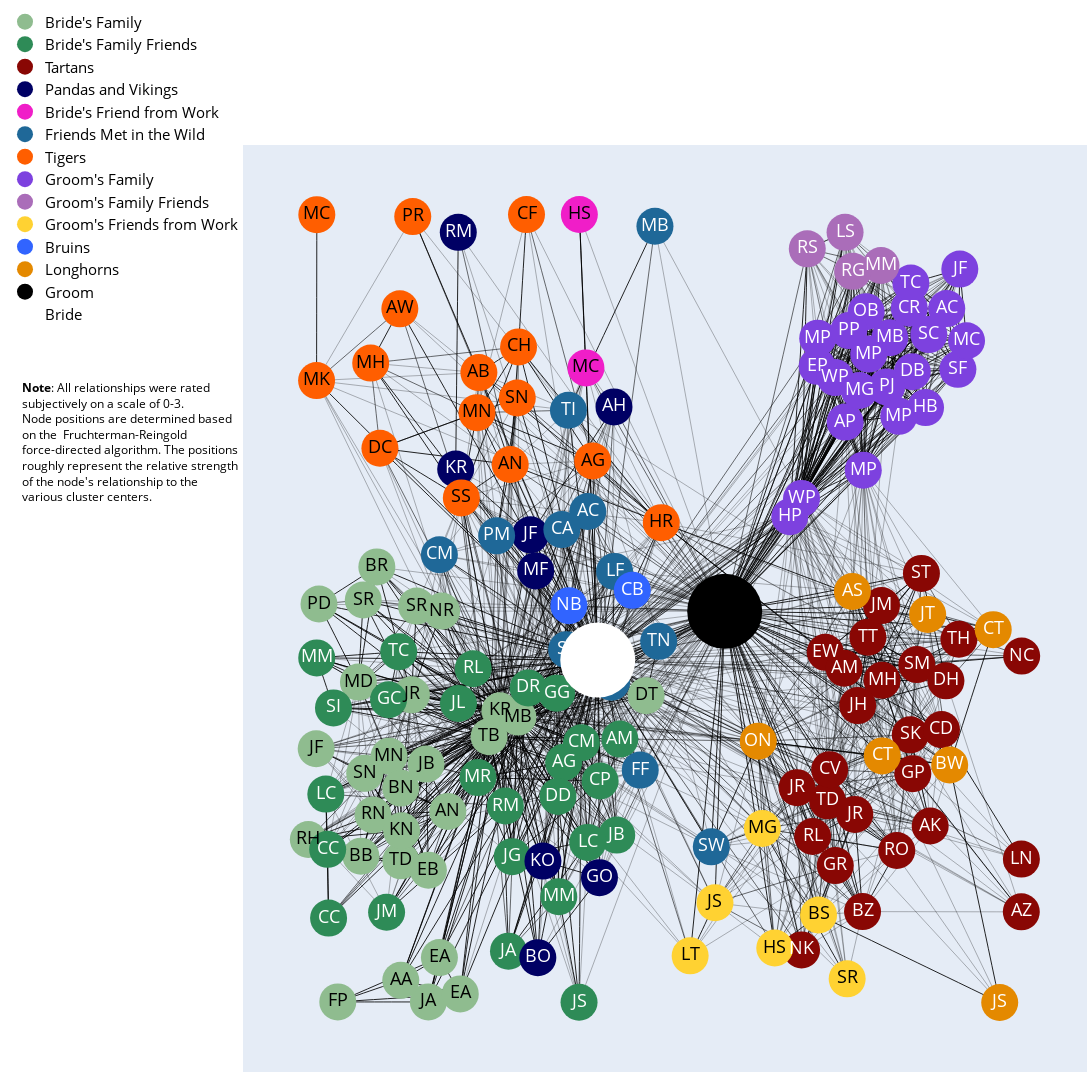

Notebook code for this chart:
### Code cell
fig = go.Figure(data=edge_traces + node_traces + display_name_traces,
                layout=go.Layout(
                    title=None,#"Mary and Richard's wedding guest network",
                    titlefont_size=24,
                    width=2000,
                    height=2000,
                    showlegend=True,
                    hovermode='closest',
                    margin=dict(b=20,l=20,r=5,t=20),
                    legend=dict(
                        yanchor="bottom", 
                        y=0.8, 
                        xanchor="right", 
                        x=0,
                        orientation="v",
                        font=dict(
                            size=15,
                            color="black")),
                    xaxis=dict(showgrid=False, zeroline=False, showticklabels=False),
                    yaxis=dict(showgrid=False, zeroline=False, showticklabels=False),
                    dragmode='pan')
                    )
fig.add_annotation(
    text="<b>Note</b>: All relationships were rated <br>subjectively on a scale of 0-3.<br>Node positions are determined based <br>on the <a href='https://en.wikipedia.org/wiki/Force-directed_graph_drawing'> Fruchterman-Reingold <br>force-directed algorithm</a>. The positions <br>roughly represent the relative strength <br>of the node's relationship to the <br>various cluster centers.", 
    align='left',
    showarrow=False,
    xref='paper',
    yref='paper',
    x=0.0,
    y=0.75,
    xanchor="right",
    font=dict(
        size=12,
        color="black"))
fig.show()
